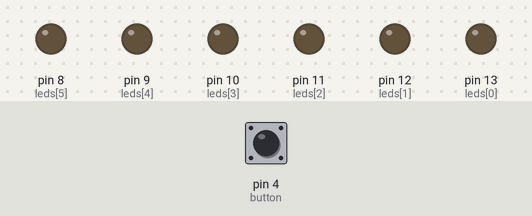
A sketch run on a simulated Arduino Uno, built with avr-gcc and run on an emulated ATmega328P. Shown: output pins drawn as LEDs (lit = HIGH). The inputs (shaded band) are chosen by the test bench; at power-on: pin 4 (button) LOW.

Above: at 1.2 s.
1.3 s: pin 4 (button) pulled HIGH for 3.2 s
At 2.1 s:
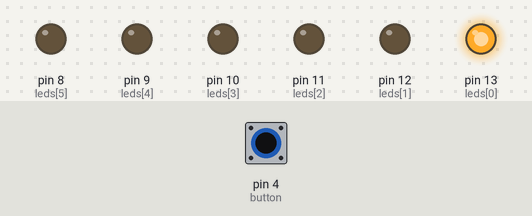
6.8 s: pin 4 (button) driven HIGH
At 8.5 s:
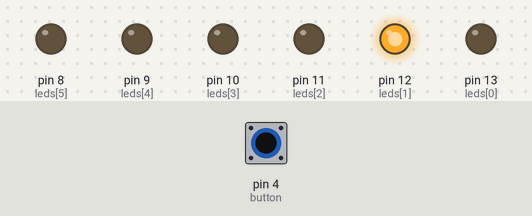
9.8 s: pin 4 (button) driven LOW
At 11.2 s:
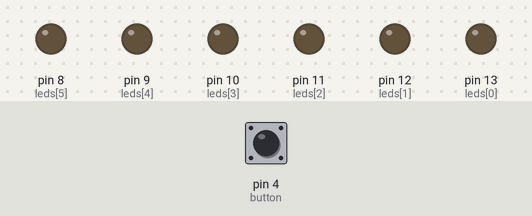
Timing chart, 0 to 12.8 s (numbered marks = the images above; inputs shaded):
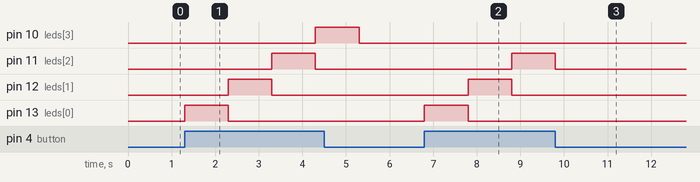

The sketch:

Lab01.ino
```cpp
int leds[] = {13, 12, 11, 10, 9, 8};

int button = 4;

int lastState = LOW;
unsigned long lastMillis = 0;

void setup()
{
  for (int i = 0; i < 6; i++) {
  	pinMode(leds[i], OUTPUT);
  }
  pinMode(button, INPUT);
  Serial.begin(9600);
}

void loop()
{
  int buttonState = digitalRead(button);
  if (buttonState != lastState) {
    lastMillis = millis();
    lastState = buttonState;
  }

  if (buttonState == HIGH) {
    if ((unsigned long)(millis() - lastMillis) > 12000) {
      while (digitalRead(button) == HIGH) {
        for (int i = 0; i < 6; i++) {
          if (digitalRead(button) == HIGH) {
            digitalWrite(leds[i], HIGH);
          }
        }
      }
      lastMillis = millis();
    }
  }

  if (buttonState == HIGH) {
    for (int i = 0; i < 6; i++) {
      if (digitalRead(button) == HIGH) {
        digitalWrite(leds[i], HIGH);
        delay(1000);
        digitalWrite(leds[i], LOW);
      }
  }
  }

  for (int i = 0; i < 6; i++) {
  	digitalWrite(leds[i], LOW);
  }

}
```

Measured:
- after the input at 1.3 s, pin 10 (leds[3]): LOW → HIGH after 3.0 s, → LOW 1.0 s later; pin 11 (leds[2]): LOW → HIGH after 2.0 s, → LOW 1.0 s later; pin 12 (leds[1]): LOW → HIGH after 1.0 s, → LOW 1.0 s later; pin 13 (leds[0]): LOW → HIGH at once, → LOW 1.0 s later
- after the input at 6.8 s, pin 11 (leds[2]): LOW → HIGH after 2.0 s; pin 12 (leds[1]): LOW → HIGH after 1.0 s, → LOW 1.0 s later; pin 13 (leds[0]): LOW → HIGH at once, → LOW 1.0 s later
- after the input at 9.8 s, pin 8 (leds[5]): stays LOW (without the input it goes to HIGH after 2.0 s); pin 9 (leds[4]): stays LOW (without the input it goes to HIGH after 1.0 s)
